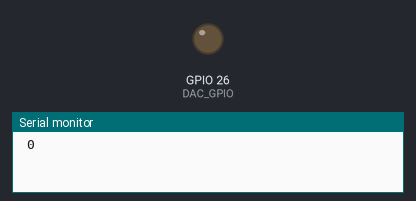
Recording of a sketch running on a simulated ESP32. Parts: output pins drawn as LEDs (lit = HIGH), the last lines printed to the serial monitor.

Above: at 0.1 s.
At 8.1 s:
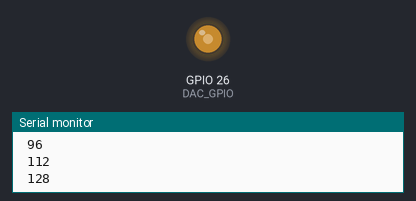
At 16.1 s:
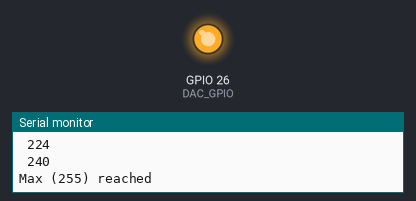
At 33.1 s:
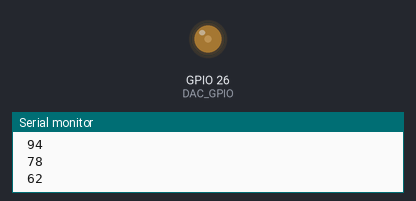
Timing chart, 0 to 38.5 s (numbered marks = the images above):
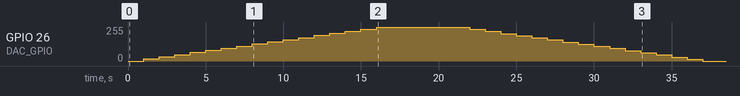

Measured:
- by itself, GPIO 26 (DAC_GPIO): rises from 0/255 to 255/255 in 15.0 s, then falls to 0/255 in 21.0 s

The sketch:

DAC.ino
```cpp
//DAC output port
#define DAC_GPIO  26

void setup()
{
  Serial.begin(115200);
}

void loop()
{
  for(int i = 0; i < 256; i+=16)
  {
    dacWrite(DAC_GPIO, i);
    Serial.printf(" %d \n", i);
    delay(1000);
  }
  dacWrite(DAC_GPIO, 255);
  Serial.println("Max (255) reached");
  delay(5000);

  for(int i = 254; i > 0; i-=16)
  {
    dacWrite(DAC_GPIO, i);
    Serial.printf(" %d \n", i);
    delay(1000);
  }
  dacWrite(DAC_GPIO, 0);
  Serial.println("Min (0) reached");
  delay(5000);

}
```
